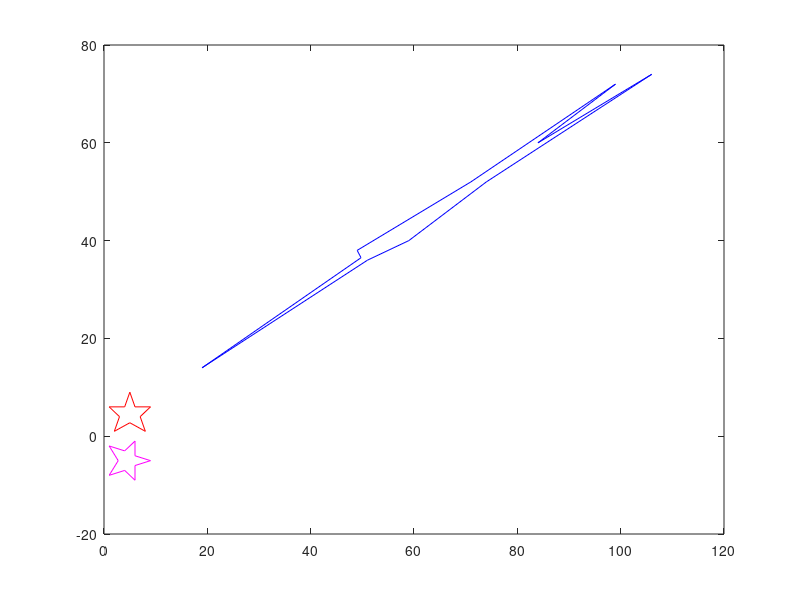

The MATLAB source for this figure:
%%Clears everything
clc
clear all
clf

%%fileID reads in the text file
%% Star
fileID = fopen('shape2.txt', 'r');

%%This specifies the format of the file that we are reading in
formatSpec = '%f %f';

%%This sets the size of the matrice to be read in
sizeA = [2 11];

%%Set matrice A
%%Reads the text file, specifies the format, and sets the size
A = fscanf(fileID, formatSpec, sizeA);

%%Plots A on graph (star)
%%Red color
plot(A(1,:), A(2,:), 'r');

%%Allows us to plot more than one item on graph
hold on

%%Rotation of 270 degrees
B270 = [cos(3*pi/2) -sin(3*pi/2); sin(3*pi/2) cos(3*pi/2)];

%%C Matrix
%%Rotation of A
C = B270*A;

%%Plots C on the graph
%%Rotation of original shape by 270 degrees
%%Magenta color
plot(C(1,:), C(2,:), 'm');

%%Transpose of A
D = A';

%%Orthogonal Projection of original shape
%%Reduces dimensionality
E = D*A;

%%Plots E on the graph
%%Orthogonal Projection of original shape
%%Blue color
plot(E(1,:), E(2,:), 'b');